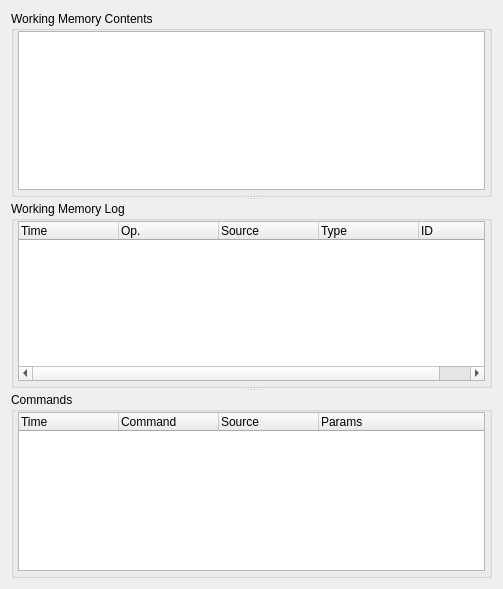
<ui version="4.0" >
 <class>WMDialog</class>
 <widget class="QDialog" name="WMDialog" >
  <property name="geometry" >
   <rect>
    <x>0</x>
    <y>0</y>
    <width>503</width>
    <height>589</height>
   </rect>
  </property>
  <property name="windowTitle" >
   <string>Working Memory</string>
  </property>
  <property name="windowIcon" >
   <iconset resource="Monitor.qrc" >:/Monitor/resources/monitor.png</iconset>
  </property>
  <layout class="QVBoxLayout" >
   <item>
    <widget class="QSplitter" name="splitter" >
     <property name="orientation" >
      <enum>Qt::Vertical</enum>
     </property>
     <widget class="QGroupBox" name="groupBox_4" >
      <property name="title" >
       <string>Working Memory Contents</string>
      </property>
      <layout class="QVBoxLayout" >
       <property name="leftMargin" >
        <number>4</number>
       </property>
       <property name="topMargin" >
        <number>0</number>
       </property>
       <property name="rightMargin" >
        <number>4</number>
       </property>
       <property name="bottomMargin" >
        <number>4</number>
       </property>
       <item>
        <widget class="QListWidget" name="wmListWidget" >
         <property name="viewMode" >
          <enum>QListView::IconMode</enum>
         </property>
        </widget>
       </item>
      </layout>
     </widget>
     <widget class="QGroupBox" name="groupBox_5" >
      <property name="title" >
       <string>Working Memory Log</string>
      </property>
      <layout class="QVBoxLayout" >
       <property name="leftMargin" >
        <number>4</number>
       </property>
       <property name="topMargin" >
        <number>0</number>
       </property>
       <property name="rightMargin" >
        <number>4</number>
       </property>
       <property name="bottomMargin" >
        <number>4</number>
       </property>
       <item>
        <widget class="QTreeWidget" name="wmLogTreeWidget" >
         <property name="alternatingRowColors" >
          <bool>true</bool>
         </property>
         <property name="rootIsDecorated" >
          <bool>false</bool>
         </property>
         <property name="allColumnsShowFocus" >
          <bool>true</bool>
         </property>
         <property name="columnCount" >
          <number>5</number>
         </property>
         <column>
          <property name="text" >
           <string>Time</string>
          </property>
         </column>
         <column>
          <property name="text" >
           <string>Op.</string>
          </property>
         </column>
         <column>
          <property name="text" >
           <string>Source</string>
          </property>
         </column>
         <column>
          <property name="text" >
           <string>Type</string>
          </property>
         </column>
         <column>
          <property name="text" >
           <string>ID</string>
          </property>
         </column>
        </widget>
       </item>
      </layout>
     </widget>
     <widget class="QGroupBox" name="groupBox_6" >
      <property name="title" >
       <string>Commands</string>
      </property>
      <layout class="QVBoxLayout" >
       <property name="leftMargin" >
        <number>4</number>
       </property>
       <property name="topMargin" >
        <number>0</number>
       </property>
       <property name="rightMargin" >
        <number>4</number>
       </property>
       <property name="bottomMargin" >
        <number>4</number>
       </property>
       <item>
        <widget class="QTreeWidget" name="commandsTreeWidget" >
         <property name="alternatingRowColors" >
          <bool>true</bool>
         </property>
         <property name="rootIsDecorated" >
          <bool>false</bool>
         </property>
         <property name="allColumnsShowFocus" >
          <bool>true</bool>
         </property>
         <column>
          <property name="text" >
           <string>Time</string>
          </property>
         </column>
         <column>
          <property name="text" >
           <string>Command</string>
          </property>
         </column>
         <column>
          <property name="text" >
           <string>Source</string>
          </property>
         </column>
         <column>
          <property name="text" >
           <string>Params</string>
          </property>
         </column>
        </widget>
       </item>
      </layout>
     </widget>
    </widget>
   </item>
  </layout>
 </widget>
 <resources>
  <include location="Monitor.qrc" />
 </resources>
 <connections/>
</ui>
